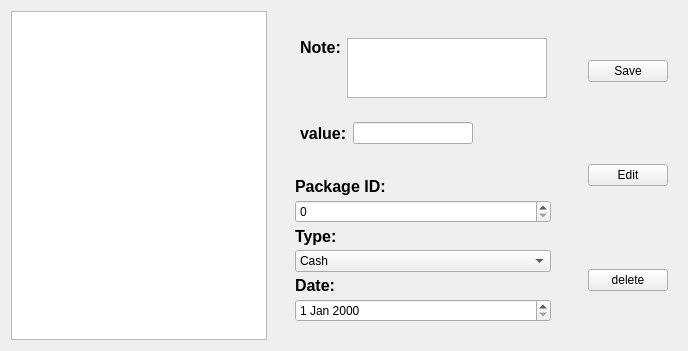
        <widget class="QWidget" name="tab">
         <attribute name="title">
          <string>Payment</string>
         </attribute>
         <layout class="QHBoxLayout" name="horizontalLayout_15">
          <item>
           <widget class="QTableWidget" name="payment">
            <property name="minimumSize">
             <size>
              <width>200</width>
              <height>0</height>
             </size>
            </property>
           </widget>
          </item>
          <item>
           <widget class="QWidget" name="widget_12" native="true">
            <property name="minimumSize">
             <size>
              <width>200</width>
              <height>0</height>
             </size>
            </property>
            <property name="maximumSize">
             <size>
              <width>300</width>
              <height>16777215</height>
             </size>
            </property>
            <layout class="QVBoxLayout" name="verticalLayout_3">
             <item>
              <widget class="QWidget" name="widget_15" native="true">
               <layout class="QVBoxLayout" name="verticalLayout_8">
                <item>
                 <widget class="QWidget" name="widget_18" native="true">
                  <layout class="QHBoxLayout" name="horizontalLayout_18">
                   <item alignment="Qt::AlignTop">
                    <widget class="QLabel" name="label">
                     <property name="minimumSize">
                      <size>
                       <width>0</width>
                       <height>0</height>
                      </size>
                     </property>
                     <property name="maximumSize">
                      <size>
                       <width>16777215</width>
                       <height>80</height>
                      </size>
                     </property>
                     <property name="font">
                      <font>
                       <pointsize>12</pointsize>
                       <bold>true</bold>
                      </font>
                     </property>
                     <property name="text">
                      <string>Note:</string>
                     </property>
                    </widget>
                   </item>
                   <item alignment="Qt::AlignTop">
                    <widget class="QTextEdit" name="pay_note">
                     <property name="sizePolicy">
                      <sizepolicy hsizetype="Expanding" vsizetype="Fixed">
                       <horstretch>0</horstretch>
                       <verstretch>0</verstretch>
                      </sizepolicy>
                     </property>
                     <property name="minimumSize">
                      <size>
                       <width>200</width>
                       <height>60</height>
                      </size>
                     </property>
                     <property name="maximumSize">
                      <size>
                       <width>200</width>
                       <height>60</height>
                      </size>
                     </property>
                    </widget>
                   </item>
                  </layout>
                 </widget>
                </item>
                <item>
                 <widget class="QWidget" name="widget_19" native="true">
                  <layout class="QHBoxLayout" name="horizontalLayout_16">
                   <item>
                    <widget class="QLabel" name="label_2">
                     <property name="font">
                      <font>
                       <pointsize>12</pointsize>
                       <bold>true</bold>
                      </font>
                     </property>
                     <property name="text">
                      <string>value:</string>
                     </property>
                    </widget>
                   </item>
                   <item alignment="Qt::AlignLeft">
                    <widget class="QLineEdit" name="pay_value">
                     <property name="minimumSize">
                      <size>
                       <width>120</width>
                       <height>0</height>
                      </size>
                     </property>
                     <property name="maximumSize">
                      <size>
                       <width>120</width>
                       <height>16777215</height>
                      </size>
                     </property>
                    </widget>
                   </item>
                   <item>
                    <spacer name="horizontalSpacer_2">
                     <property name="orientation">
                      <enum>Qt::Horizontal</enum>
                     </property>
                     <property name="sizeHint" stdset="0">
                      <size>
                       <width>40</width>
                       <height>20</height>
                      </size>
                     </property>
                    </spacer>
                   </item>
                  </layout>
                 </widget>
                </item>
               </layout>
              </widget>
             </item>
             <item>
              <widget class="QWidget" name="widget_13" native="true">
               <layout class="QHBoxLayout" name="horizontalLayout_17">
                <item>
                 <widget class="QWidget" name="widget_16" native="true">
                  <layout class="QVBoxLayout" name="verticalLayout_7">
                   <property name="spacing">
                    <number>4</number>
                   </property>
                   <property name="leftMargin">
                    <number>4</number>
                   </property>
                   <property name="topMargin">
                    <number>0</number>
                   </property>
                   <property name="rightMargin">
                    <number>4</number>
                   </property>
                   <property name="bottomMargin">
                    <number>0</number>
                   </property>
                   <item>
                    <widget class="QLabel" name="label_31">
                     <property name="font">
                      <font>
                       <pointsize>12</pointsize>
                       <bold>true</bold>
                      </font>
                     </property>
                     <property name="text">
                      <string>Package ID:</string>
                     </property>
                    </widget>
                   </item>
                   <item>
                    <widget class="QSpinBox" name="pack_id_pay">
                     <property name="minimumSize">
                      <size>
                       <width>0</width>
                       <height>20</height>
                      </size>
                     </property>
                     <property name="maximum">
                      <number>99999999</number>
                     </property>
                    </widget>
                   </item>
                   <item>
                    <widget class="QLabel" name="label_11">
                     <property name="font">
                      <font>
                       <pointsize>12</pointsize>
                       <bold>true</bold>
                      </font>
                     </property>
                     <property name="text">
                      <string>Type:</string>
                     </property>
                    </widget>
                   </item>
                   <item>
                    <widget class="QComboBox" name="pay_type">
                     <property name="minimumSize">
                      <size>
                       <width>0</width>
                       <height>20</height>
                      </size>
                     </property>
                     <item>
                      <property name="text">
                       <string>Cash</string>
                      </property>
                     </item>
                     <item>
                      <property name="text">
                       <string>Fawary</string>
                      </property>
                     </item>
                     <item>
                      <property name="text">
                       <string>Vodafone</string>
                      </property>
                     </item>
                     <item>
                      <property name="text">
                       <string>Credit</string>
                      </property>
                     </item>
                     <item>
                      <property name="text">
                       <string>Valu</string>
                      </property>
                     </item>
                    </widget>
                   </item>
                   <item>
                    <widget class="QLabel" name="label_12">
                     <property name="sizePolicy">
                      <sizepolicy hsizetype="Preferred" vsizetype="Fixed">
                       <horstretch>0</horstretch>
                       <verstretch>0</verstretch>
                      </sizepolicy>
                     </property>
                     <property name="minimumSize">
                      <size>
                       <width>0</width>
                       <height>12</height>
                      </size>
                     </property>
                     <property name="maximumSize">
                      <size>
                       <width>16777215</width>
                       <height>20</height>
                      </size>
                     </property>
                     <property name="font">
                      <font>
                       <pointsize>12</pointsize>
                       <bold>true</bold>
                      </font>
                     </property>
                     <property name="text">
                      <string>Date:</string>
                     </property>
                    </widget>
                   </item>
                   <item>
                    <widget class="QDateEdit" name="pay_date">
                     <property name="minimumSize">
                      <size>
                       <width>0</width>
                       <height>20</height>
                      </size>
                     </property>
                    </widget>
                   </item>
                  </layout>
                 </widget>
                </item>
               </layout>
              </widget>
             </item>
            </layout>
           </widget>
          </item>
          <item>
           <widget class="QWidget" name="widget_17" native="true">
            <layout class="QVBoxLayout" name="verticalLayout_4">
             <item>
              <spacer name="verticalSpacer_4">
               <property name="orientation">
                <enum>Qt::Vertical</enum>
               </property>
               <property name="sizeType">
                <enum>QSizePolicy::Fixed</enum>
               </property>
               <property name="sizeHint" stdset="0">
                <size>
                 <width>20</width>
                 <height>40</height>
                </size>
               </property>
              </spacer>
             </item>
             <item alignment="Qt::AlignTop">
              <widget class="QPushButton" name="save_pay">
               <property name="text">
                <string>Save</string>
               </property>
               <property name="icon">
                <iconset resource="images/images.qrc">
                 <normaloff>:/login/floppy-disk.png</normaloff>:/login/floppy-disk.png</iconset>
               </property>
               <property name="iconSize">
                <size>
                 <width>32</width>
                 <height>32</height>
                </size>
               </property>
              </widget>
             </item>
             <item alignment="Qt::AlignVCenter">
              <widget class="QPushButton" name="edit_pa">
               <property name="text">
                <string>Edit</string>
               </property>
               <property name="icon">
                <iconset resource="images/images.qrc">
                 <normaloff>:/login/edit.png</normaloff>:/login/edit.png</iconset>
               </property>
               <property name="iconSize">
                <size>
                 <width>32</width>
                 <height>32</height>
                </size>
               </property>
              </widget>
             </item>
             <item alignment="Qt::AlignBottom">
              <widget class="QPushButton" name="delete_pay">
               <property name="text">
                <string>delete</string>
               </property>
               <property name="icon">
                <iconset resource="images/images.qrc">
                 <normaloff>:/login/delete(2).png</normaloff>:/login/delete(2).png</iconset>
               </property>
               <property name="iconSize">
                <size>
                 <width>32</width>
                 <height>32</height>
                </size>
               </property>
              </widget>
             </item>
             <item>
              <spacer name="verticalSpacer_5">
               <property name="orientation">
                <enum>Qt::Vertical</enum>
               </property>
               <property name="sizeType">
                <enum>QSizePolicy::Fixed</enum>
               </property>
               <property name="sizeHint" stdset="0">
                <size>
                 <width>20</width>
                 <height>40</height>
                </size>
               </property>
              </spacer>
             </item>
            </layout>
           </widget>
          </item>
         </layout>
        </widget>
